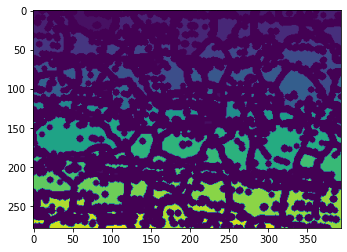
#> input picture 617 grain structure 1.png, 347 x 252 px, given in place of az31a.png, which was not available
$ python 'watershed segmentation.py'
#> lines starting #> are read from the running program, lines starting #| are printed output that depends on the picture; after the words box and inside, x2 and y2 are one past the last pixel; in counts of white or black regions, pixels touching at a corner belong together; pictures that were not available may be replaced by others from this repository, and a replacement may not be noted
# -*- coding: utf-8 -*-
"""
Created on Fri May 21 11:04:41 2021

@author: AKSHANSH MISHRA
"""

import cv2
import numpy as np
from matplotlib import pyplot as plt
from scipy import ndimage
from skimage import measure,color,io
img1=cv2.imread("F:/Grain Size Distribution Project/az31a.png")
#> img1 is the input picture: shape (252, 347, 3); mean B, G, R 129.1, 87.1, 108.6
img=cv2.cvtColor(img1,cv2.COLOR_BGR2GRAY)

pixels_to_um=0.5

ret,thresh=cv2.threshold(img,0,255,cv2.THRESH_BINARY+cv2.THRESH_OTSU)
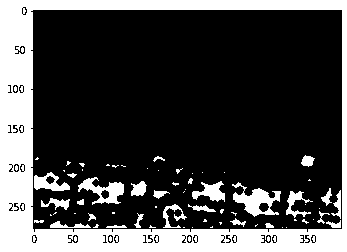
#> thresh: shape (252, 347); 26.6% white; 74 white regions (47 under 20 px), largest, box (x1, y1, x2, y2) and area: (0, 0, 347, 252) 18960, (232, 182, 281, 217) 755, (78, 177, 124, 205) 574
#> ret = 143

kernel=np.ones((3,3),np.uint8)

opening=cv2.morphologyEx(thresh,cv2.MORPH_OPEN,kernel,iterations=1)
#> opening: shape (252, 347); 25.2% white; 57 white regions (30 under 20 px), largest, box (x1, y1, x2, y2) and area: (0, 0, 347, 252) 18508, (233, 189, 281, 216) 633, (34, 173, 70, 191) 346

cv2.imwrite("F:/Opening image.png",opening)


############## IDENTIFYING THE PIXELS CORRESPONDING TO BACKGROUND ############


import cv2
import numpy as np
from matplotlib import pyplot as plt
from scipy import ndimage
from skimage import measure,color,io
img1=cv2.imread("F:/Grain Size Distribution Project/az31a.png")
img=cv2.cvtColor(img1,cv2.COLOR_BGR2GRAY)

pixels_to_um=0.5

ret,thresh=cv2.threshold(img,0,255,cv2.THRESH_BINARY+cv2.THRESH_OTSU)

kernel=np.ones((3,3),np.uint8)

opening=cv2.morphologyEx(thresh,cv2.MORPH_OPEN,kernel,iterations=1)

sure_bg=cv2.dilate(opening,kernel,iterations=2)
#> sure_bg: shape (252, 347); 32.9% white; 21 white regions, largest, box (x1, y1, x2, y2) and area: (0, 0, 347, 252) 23798, (231, 187, 283, 218) 1126, (77, 176, 126, 206) 925

cv2.imwrite("F:/Sure Background.png",sure_bg)


############### DISTANCE TRANSFORMATION #######################

import cv2
import numpy as np
from matplotlib import pyplot as plt
from scipy import ndimage
from skimage import measure,color,io
img1=cv2.imread("F:/Grain Size Distribution Project/az31a.png")
img=cv2.cvtColor(img1,cv2.COLOR_BGR2GRAY)

pixels_to_um=0.5

ret,thresh=cv2.threshold(img,0,255,cv2.THRESH_BINARY+cv2.THRESH_OTSU)

kernel=np.ones((3,3),np.uint8)

opening=cv2.morphologyEx(thresh,cv2.MORPH_OPEN,kernel,iterations=1)

sure_bg=cv2.dilate(opening,kernel,iterations=2)

dist_transform=cv2.distanceTransform(opening,cv2.DIST_L2,3)
ret2,sure_bg=cv2.threshold(dist_transform,0.2*dist_transform.max(),255,0)
#> sure_bg: shape (252, 347) float32; 8.6% white; 5 white regions (3 under 20 px), largest, box (x1, y1, x2, y2) and area: (0, 0, 347, 252) 6556, (26, 0, 347, 5) 966
#> ret2 = 6.94

cv2.imwrite("F:/Distance Transform.png",dist_transform)


########################Sure FG ##############################

import cv2
import numpy as np
from matplotlib import pyplot as plt
from scipy import ndimage
from skimage import measure,color,io
img1=cv2.imread("F:/Grain Size Distribution Project/az31a.png")
img=cv2.cvtColor(img1,cv2.COLOR_BGR2GRAY)

pixels_to_um=0.5

ret,thresh=cv2.threshold(img,0,255,cv2.THRESH_BINARY+cv2.THRESH_OTSU)

kernel=np.ones((3,3),np.uint8)

opening=cv2.morphologyEx(thresh,cv2.MORPH_OPEN,kernel,iterations=1)

sure_bg=cv2.dilate(opening,kernel,iterations=2)

dist_transform=cv2.distanceTransform(opening,cv2.DIST_L2,3)
ret2,sure_fg=cv2.threshold(dist_transform,0.2*dist_transform.max(),255,0)

cv2.imwrite("F:/Sure FG.png",sure_fg)

#################### UNKNOWN PIXELS #######################


import cv2
import numpy as np
from matplotlib import pyplot as plt
from scipy import ndimage
from skimage import measure,color,io
img1=cv2.imread("F:/Grain Size Distribution Project/az31a.png")
img=cv2.cvtColor(img1,cv2.COLOR_BGR2GRAY)

pixels_to_um=0.5

ret,thresh=cv2.threshold(img,0,255,cv2.THRESH_BINARY+cv2.THRESH_OTSU)

kernel=np.ones((3,3),np.uint8)

opening=cv2.morphologyEx(thresh,cv2.MORPH_OPEN,kernel,iterations=1)

sure_bg=cv2.dilate(opening,kernel,iterations=2)

dist_transform=cv2.distanceTransform(opening,cv2.DIST_L2,3)
ret2,sure_fg=cv2.threshold(dist_transform,0.2*dist_transform.max(),255,0)
sure_fg=np.uint8(sure_fg)

unknown=cv2.subtract(sure_bg, sure_fg)
#> unknown: shape (252, 347); 24.2% white; 21 white regions, largest, box (x1, y1, x2, y2) and area: (1, 0, 347, 250) 16276, (231, 187, 283, 218) 1112, (77, 176, 126, 206) 922

cv2.imwrite("F:/Unknown Pixels.png",unknown)

################# WATER SHED ########################


import cv2
import numpy as np
from matplotlib import pyplot as plt
from scipy import ndimage
from skimage import measure,color,io
img1=cv2.imread("F:/Grain Size Distribution Project/617 alloy.png")
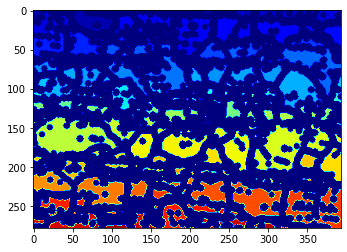
#> input picture 617 grain structure 2.png, 347 x 252 px, given in place of 617 alloy.png, which was not available
#> img1 is the input picture: shape (252, 347, 3); mean B, G, R 157.2, 88.5, 82.8
img=cv2.cvtColor(img1,cv2.COLOR_BGR2GRAY)

pixels_to_um=0.5

ret,thresh=cv2.threshold(img,0,255,cv2.THRESH_BINARY+cv2.THRESH_OTSU)
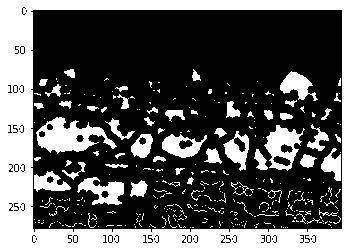
#> thresh: shape (252, 347); 33.4% white; 332 white regions (275 under 20 px), largest, box (x1, y1, x2, y2) and area: (0, 0, 347, 252) 19185, (36, 117, 117, 154) 1501, (264, 125, 305, 171) 911
#> ret = 128

kernel=np.ones((3,3),np.uint8)

opening=cv2.morphologyEx(thresh,cv2.MORPH_OPEN,kernel,iterations=1)
#> opening: shape (252, 347); 30.7% white; 69 white regions (26 under 20 px), largest, box (x1, y1, x2, y2) and area: (0, 0, 347, 252) 18770, (37, 117, 106, 152) 1374, (265, 125, 300, 162) 750

sure_bg=cv2.dilate(opening,kernel,iterations=2)
#> sure_bg: shape (252, 347); 41.9% white; 40 white regions, largest, box (x1, y1, x2, y2) and area: (0, 0, 347, 252) 25446, (107, 118, 209, 164) 2006, (253, 123, 302, 172) 1701

dist_transform=cv2.distanceTransform(opening,cv2.DIST_L2,3)
ret2,sure_fg=cv2.threshold(dist_transform,0.2*dist_transform.max(),255,0)
#> sure_fg: shape (252, 347) float32; 9% white; 10 white regions (5 under 20 px), largest, box (x1, y1, x2, y2) and area: (0, 0, 347, 252) 6587, (25, 0, 347, 5) 969, (49, 131, 71, 145) 192, (273, 135, 284, 147) 36, (290, 79, 302, 85) 34
sure_fg=np.uint8(sure_fg)

unknown=cv2.subtract(sure_bg, sure_fg)
#> unknown: shape (252, 347); 32.9% white; 40 white regions

ret3,markers=cv2.connectedComponents(sure_fg)
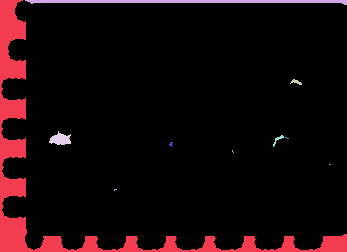
#> markers: shape (252, 347) int32; 11 distinct labels, from 0 to 10; one colour per label, 0 black
#> ret3 = 11
markers=markers+10
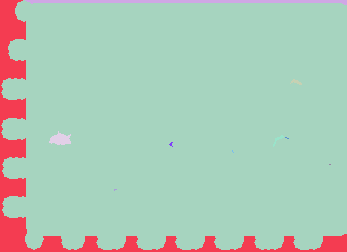
#> markers: shape (252, 347) int32; 11 distinct labels, from 10 to 20; one colour per label, 0 black

markers[unknown==255]=0
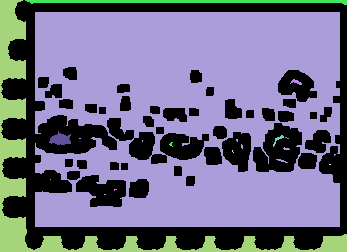
#> markers: shape (252, 347) int32; 12 distinct labels, from 0 to 20; one colour per label, 0 black

plt.imshow(markers)
plt.imshow(markers,cmap="jet")


cv2.imwrite("F:/Unknown Pixels.png",unknown)

################# COLOR MICROSTRUCTURE #######################

import cv2
import numpy as np
from matplotlib import pyplot as plt
from scipy import ndimage
from skimage import measure,color,io
img1=cv2.imread("F:/Grain Size Distribution Project/617 alloy.png")
img=cv2.cvtColor(img1,cv2.COLOR_BGR2GRAY)

pixels_to_um=0.5

ret,thresh=cv2.threshold(img,0,255,cv2.THRESH_BINARY+cv2.THRESH_OTSU)

kernel=np.ones((3,3),np.uint8)

opening=cv2.morphologyEx(thresh,cv2.MORPH_OPEN,kernel,iterations=1)

sure_bg=cv2.dilate(opening,kernel,iterations=2)

dist_transform=cv2.distanceTransform(opening,cv2.DIST_L2,3)
ret2,sure_fg=cv2.threshold(dist_transform,0.2*dist_transform.max(),255,0)
sure_fg=np.uint8(sure_fg)

unknown=cv2.subtract(sure_bg, sure_fg)

ret3,markers=cv2.connectedComponents(sure_fg)
markers=markers+10

markers[unknown==255]=0

img1[markers==-1]=[0,255,255]
img2=color.label2rgb(markers,bg_label=0)

cv2.imwrite("F:/Overlay Original Image.png",img1)
cv2.imwrite("F:/Coloured Grains.png",img2)
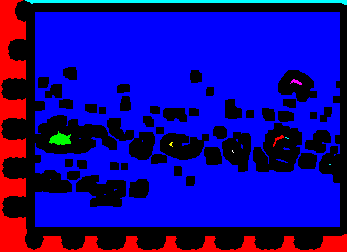
#> saved as Coloured Grains.png: shape (252, 347, 3); mean B, G, R 0.593, 0.0135, 0.0763; drawn with 1 as white

################# Geometrical Features ####################

clusters=measure.regionprops(markers,intensity_image=img)
#> clusters = 11 regions; largest, box (x1, y1, x2, y2) and area: (35, 12, 340, 227) 50848, (0, 0, 347, 252) 6587, (25, 0, 347, 5) 969, (49, 131, 71, 145) 192, (273, 135, 284, 147) 36

propList = ['Area',
            'equivalent_diameter', #Added... verify if it works
            'orientation', #Added, verify if it works. Angle btwn x-axis and major axis.
            'MajorAxisLength',
            'MinorAxisLength',
            'Perimeter',
            'MinIntensity',
            'MeanIntensity',
            'MaxIntensity']

output_file = open('image1_measurements.csv', 'w')
output_file.write(',' + ",".join(propList) + '\n') #join strings in array by commas, leave first cell blank
#First cell blank to leave room for header (column names)

for cluster_props in clusters:
    #output cluster properties to the excel file
    output_file.write(str(cluster_props['Label']))
    for i,prop in enumerate(propList):
        if(prop == 'Area'):
            to_print = cluster_props[prop]*pixels_to_um**2   #Convert pixel square to um square
        elif(prop == 'orientation'):
            to_print = cluster_props[prop]*57.2958  #Convert to degrees from radians
        elif(prop.find('Intensity') < 0):          # Any prop without Intensity in its name
            to_print = cluster_props[prop]*pixels_to_um
        else:
            to_print = cluster_props[prop]     #Reamining props, basically the ones with Intensity in its name
        output_file.write(',' + str(to_print))
    output_file.write('\n')
#> this loop made 11 passes
output_file.close()
